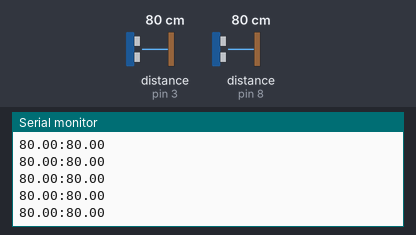
A sketch run on a simulated Arduino Uno, built with avr-gcc and run on an emulated ATmega328P. On the bench: the last lines printed to the serial monitor. Wiring (inferred from the names in the program): 2 × ultrasonic range finder: trigger pin 4, echo pin 3 / trigger pin 9, echo pin 8. The test bench sets the inputs (shaded band); at power-on: distance to the obstacle (sensors on pin 3, pin 8) 80 cm. The echo pulse lasts 58.3 µs per cm.

Above: at 1.2 s.
1.3 s: distance to the obstacle (sensor on pin 3) set to 2 cm
At 1.35 s:
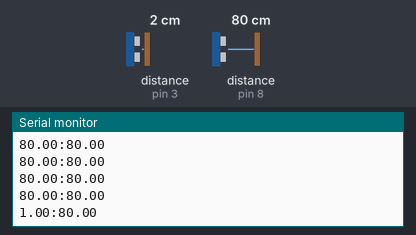
2.8 s: distance to the obstacle (sensor on pin 8) set to 2 cm
At 2.82 s:
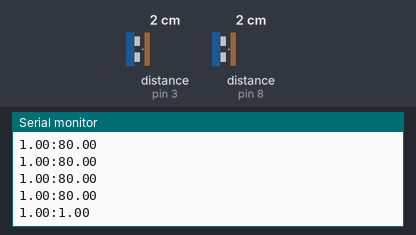
4.3 s: distance to the obstacle (sensor on pin 3) set to 4 cm
At 4.31 s:
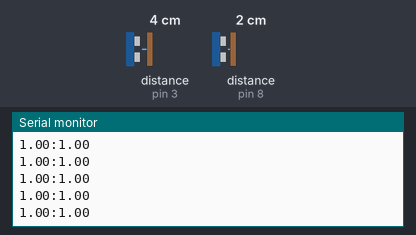
5.8 s: distance to the obstacle (sensor on pin 8) set to 4 cm
At 5.82 s:
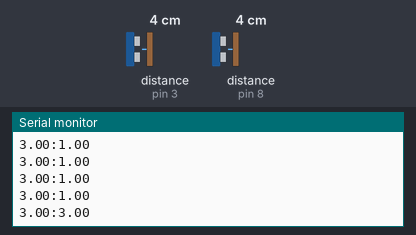
Timing chart, 0 to 8.3 s (numbered marks = the images above; inputs shaded):
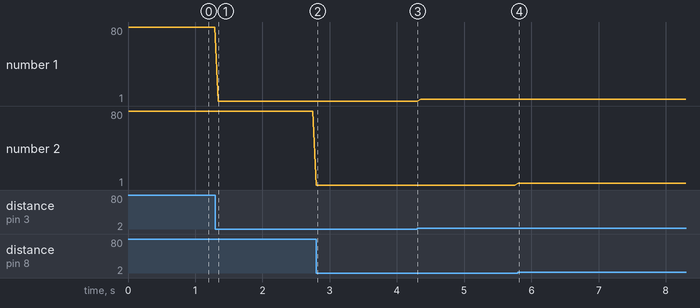

The sketch:

sketch_capteur_arduino.ino
```cpp
const byte TRIGGER_PIN1 = 4;
const byte TRIGGER_PIN2 = 9;
const byte ECHO_PIN1    = 3;
const byte ECHO_PIN2    = 8;

const unsigned long MEASURE_TIMEOUT = 25000UL;

void setup() {
// put your setup code here, to run once:
Serial.begin(115200);

pinMode(TRIGGER_PIN1, OUTPUT);
pinMode(TRIGGER_PIN2, OUTPUT);
digitalWrite(TRIGGER_PIN1, LOW);
digitalWrite(TRIGGER_PIN2, LOW);
pinMode(ECHO_PIN1, INPUT);
pinMode(ECHO_PIN2, INPUT);
}

void loop() {

digitalWrite(TRIGGER_PIN1, HIGH);
delayMicroseconds(10);
digitalWrite(TRIGGER_PIN1, LOW);

long mesure1 = pulseIn(ECHO_PIN1, HIGH, MEASURE_TIMEOUT);
delayMicroseconds(5);

digitalWrite(TRIGGER_PIN2, HIGH);
delayMicroseconds(10);
digitalWrite(TRIGGER_PIN2, LOW);

long mesure2 = pulseIn(ECHO_PIN2, HIGH, MEASURE_TIMEOUT);

float distance1 = mesure1 /58;
float distance2 = mesure2 /58;

String separ = ":";
String liste = distance1 + separ + distance2;

 Serial.println(liste);

 delay(50);
}

float moyenagedistance(float mesure, int iteration){
float result;
float dt = dt + mesure;
result = dt/iteration;
return result;
}
```

Measured:
- after the input at 1.3 s, the serial monitor: prints a new line at once (image 1)
- after the input at 2.8 s, the serial monitor: prints a new line at once (image 2)
- after the input at 5.8 s, the serial monitor: prints a new line at once (image 4)
- plotted number 1: 80 → 1 after the input at 1.3 s, 1 → 3 after the input at 4.3 s
